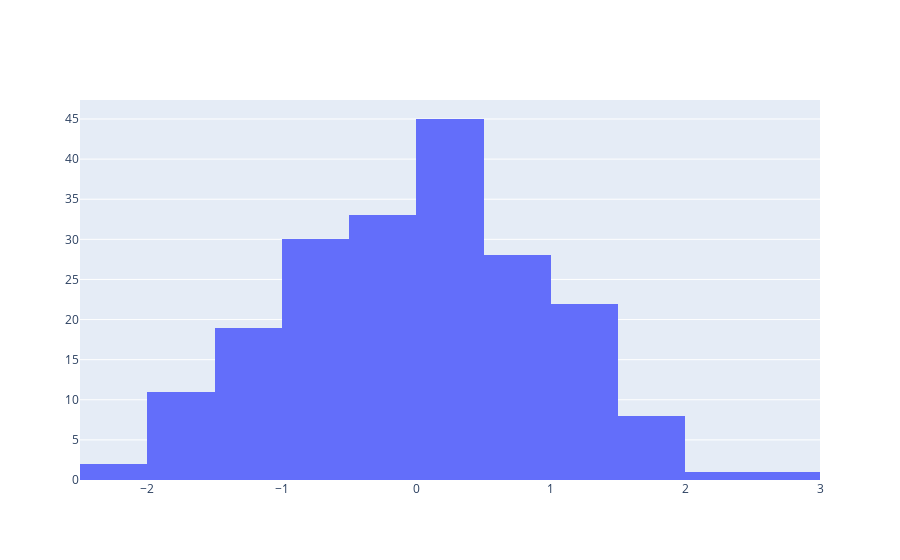

Notebook code for this chart:
### Code cell
hist =  go.Histogram(x = random_numbers) # by default histnorm = frequency of data points are plotted on y-axis
data = [hist]
offline.iplot(data)  # by default of Histogram produces bar chart for data
# Here there are 40 data points which ranges from 0 to 0.5 plotted on y-axis

### Figure 1 — Plotly figure (JSON) as saved in the notebook; plotly's stock layout.template omitted (floating-point values rounded to 4 significant figures; data arrays with more than 128 entries replaced by an {"elided": "..."} marker saying what was removed)
{"data": [{"type": "histogram", "x": {"elided": "200 float values"}}], "layout": {"autosize": true, "xaxis": {"autorange": true, "range": [-2.5, 3], "type": "linear"}, "yaxis": {"autorange": true, "range": [0, 47.37]}}}
